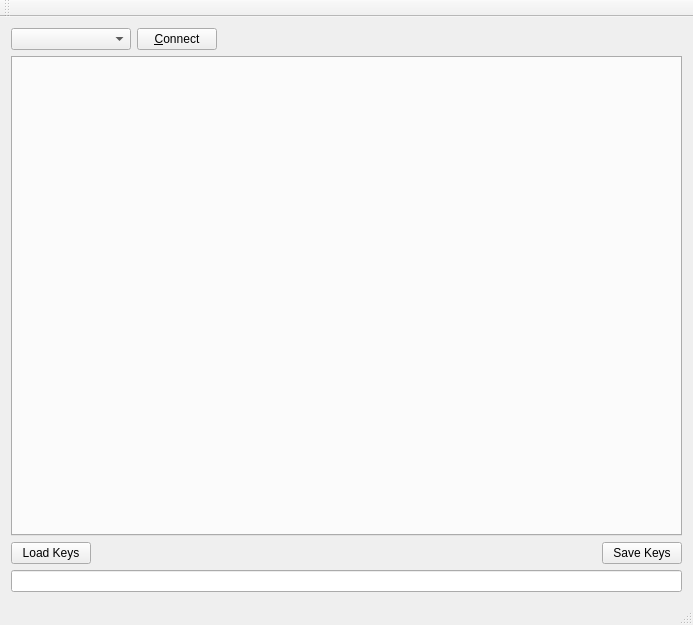
<?xml version="1.0" encoding="UTF-8"?>
<ui version="4.0">
 <class>MainWindow</class>
 <widget class="QMainWindow" name="MainWindow">
  <property name="geometry">
   <rect>
    <x>0</x>
    <y>0</y>
    <width>693</width>
    <height>625</height>
   </rect>
  </property>
  <property name="windowTitle">
   <string>FuzzPedal Controller</string>
  </property>
  <widget class="QWidget" name="centralWidget">
   <layout class="QGridLayout" name="gridLayout_2">
    <item row="0" column="0">
     <layout class="QHBoxLayout" name="horizontalLayout">
      <item>
       <widget class="QComboBox" name="serialPortComboBox">
        <property name="minimumSize">
         <size>
          <width>120</width>
          <height>0</height>
         </size>
        </property>
       </widget>
      </item>
      <item>
       <widget class="QPushButton" name="btnConnect">
        <property name="text">
         <string>&amp;Connect</string>
        </property>
       </widget>
      </item>
      <item>
       <spacer name="horizontalSpacer_2">
        <property name="orientation">
         <enum>Qt::Horizontal</enum>
        </property>
        <property name="sizeHint" stdset="0">
         <size>
          <width>20</width>
          <height>20</height>
         </size>
        </property>
       </spacer>
      </item>
     </layout>
    </item>
    <item row="1" column="0">
     <layout class="QVBoxLayout" name="verticalLayout">
      <item>
       <widget class="QTabWidget" name="tabWidget">
        <property name="currentIndex">
         <number>-1</number>
        </property>
       </widget>
      </item>
      <item>
       <layout class="QHBoxLayout" name="horizontalLayout_2">
        <item>
         <widget class="QPushButton" name="btnLoadKeys">
          <property name="text">
           <string>Load Keys</string>
          </property>
         </widget>
        </item>
        <item>
         <spacer name="horizontalSpacer">
          <property name="orientation">
           <enum>Qt::Horizontal</enum>
          </property>
          <property name="sizeHint" stdset="0">
           <size>
            <width>40</width>
            <height>20</height>
           </size>
          </property>
         </spacer>
        </item>
        <item>
         <widget class="QPushButton" name="btnSaveKeys">
          <property name="text">
           <string>Save Keys</string>
          </property>
         </widget>
        </item>
       </layout>
      </item>
     </layout>
    </item>
    <item row="2" column="0">
     <layout class="QVBoxLayout" name="verticalLayout_2">
      <item>
       <layout class="QGridLayout" name="gridLayout"/>
      </item>
      <item>
       <widget class="QLineEdit" name="edtText"/>
      </item>
     </layout>
    </item>
   </layout>
   <zorder>horizontalLayoutWidget</zorder>
   <zorder>verticalLayoutWidget</zorder>
   <zorder>horizontalSpacer</zorder>
   <zorder>verticalLayoutWidget_2</zorder>
  </widget>
  <widget class="QMenuBar" name="menuBar">
   <property name="geometry">
    <rect>
     <x>0</x>
     <y>0</y>
     <width>693</width>
     <height>20</height>
    </rect>
   </property>
  </widget>
  <widget class="QToolBar" name="mainToolBar">
   <attribute name="toolBarArea">
    <enum>TopToolBarArea</enum>
   </attribute>
   <attribute name="toolBarBreak">
    <bool>false</bool>
   </attribute>
  </widget>
  <widget class="QStatusBar" name="statusBar"/>
 </widget>
 <layoutdefault spacing="6" margin="11"/>
 <resources/>
 <connections/>
</ui>
